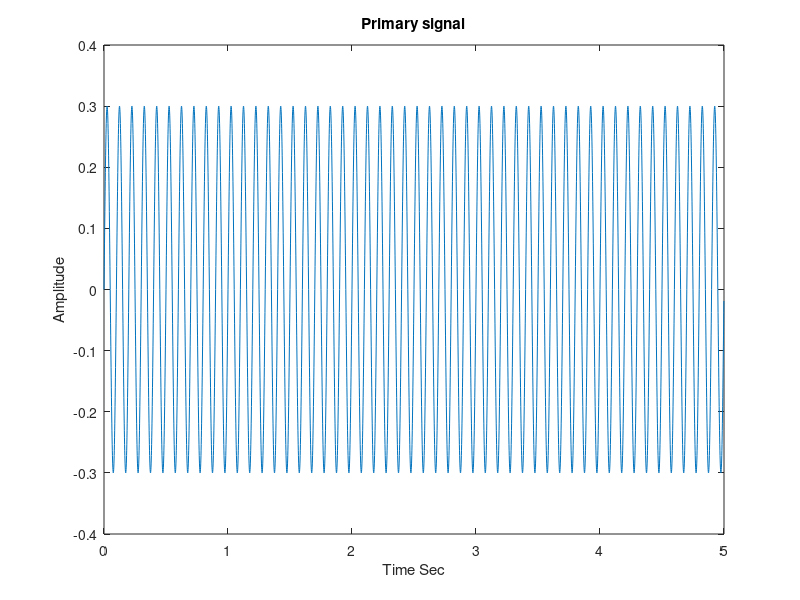
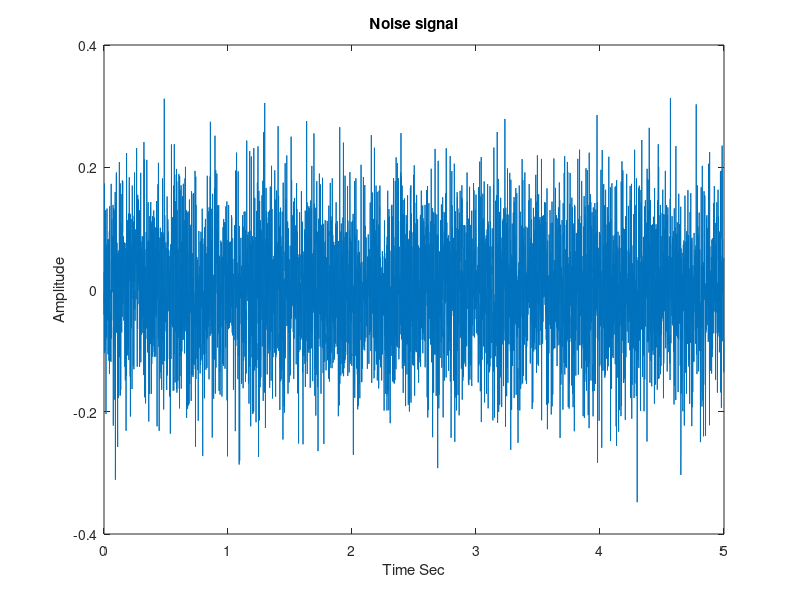
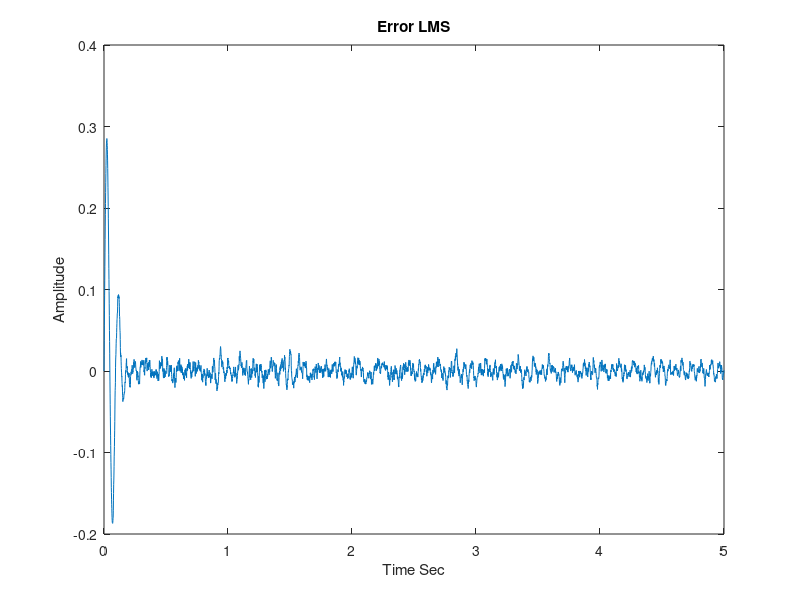
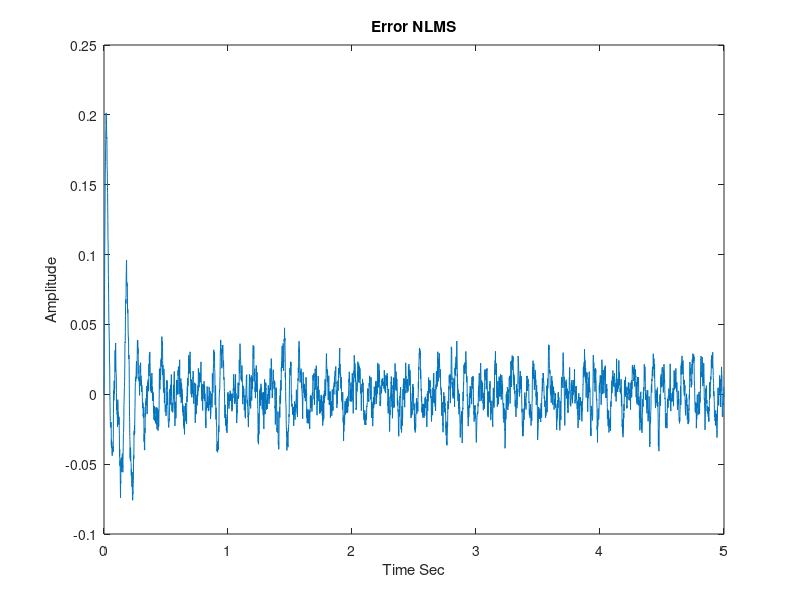

Source code (MATLAB) for these figures, in order:

%% Matlab initialization.
% Clearing all signals and plots

clc
clear all
close all
TRUE  = 1;
FALSE = 0;
color = ['b' 'r' 'g' 'y' 'o'];
%load Wz.mat


%% Global variable initializations
%Initialising signal attributes and  control signals

Fn            = 1000;                    % Frequency of noise required
Fp            = 10;                     % Primary signal frequency
SecPathMdl    = 0.05*ones(1,128);        % Secondary path model
Time          = 5;                       % Total time of the sample signal to process in Sec               
Fs            = 1000;                    % Sampling frequency
Ts            = 1/Fs;                    % Sampling time
FiltOrder     = 128;                     % Filter order
t             = 0:Ts:Time-Ts;            % Impulse train
SigSize       = length(t);               % Signal size for testing
mu            = 0.01;                    % Adaptive algorithm coefficient.
Control       = [1 5];                   % 1 = LMS, 2 = LMS+PID, 3 = FxLMS, 4 = FxLMS + PID, 5 = NLMS, 6 = FxNLMS
AntiPhaseF    = 0.25;                    % Anti - phase factor
Wz            = -0.001 * ones(1,FiltOrder);% Initial filter coefficients ; ones(1,FiltOrder);(0.001*(0:FiltOrder-1));


%Generic session control
DisplayPrimary        = TRUE;           % Display primary signal and noise. 1 = show, 0 = do not show
DisplayPrimDiffSig    = FALSE;           % Display signal difference between signal and noise.
SigAntiphase          = FALSE;           % Primary signal is added with anti - phase of primary noise 
SigPrediction         = FALSE;           % Primary future error will predict based on history


%% Generate the Primary signal ( Audio signal )
% This is the model sigal coming from Audio device

%PrimSig = 0.2 * ( 2*wgn(1,SigSize,0) + randn(1,SigSize));
PrimSig = 0.3 * sin(2*pi*t*Fp);
DesiredSig = PrimSig;
if DisplayPrimary == TRUE
figure
plot(t,PrimSig)
title('Primary signal');xlabel('Time Sec');ylabel('Amplitude');
end 



%% Generate the Primary noise signal
% This is the model sigal coming from primary noise microphone

PrimNoise = 0.015 * ( 3.8 * wgn(1,SigSize,0) + 5 * randn(1,SigSize)  + 15*sin(2*pi*t*Fn));
if DisplayPrimary == TRUE
figure
plot(t,PrimNoise)
title('Noise signal');xlabel('Time Sec');ylabel('Amplitude');
end


%% Generate the difference of noise with primary signal
% For visual inspection

PrimDiffSig = PrimSig - PrimNoise;
if DisplayPrimDiffSig == TRUE
figure
plot(t,PrimSig, 'b');
hold on
plot(t,PrimDiffSig, 'g');
hold off
end

%%
%Primary signal needs to pass through many electronic components so require
%a transfer function ( H ) multiplication to find the desired signal

Tf_num = [8 18 32];
Tf_den = [2 6 14 56];
H = tf(Tf_num, Tf_den, Fs);


%% ANC implementation
% Based on control signal various options will be enabled.

% Anti phase signal
if SigAntiphase == TRUE
    PrimSig = PrimSig - AntiPhaseF * PrimNoise;
end

% Initialse buffer
e = zeros(1, SigSize);                   % Initialise error to zero
Signal = [zeros(1,FiltOrder),PrimSig + PrimNoise];   % Make signal length depend on filter order for calculation
temp = [zeros(1,FiltOrder),PrimSig];

%% ESTIMATE SECONDARY PATH SIGNAL USING LMS %
Sz = SecPathMdl/2;
%run known signal through filter
yp=conv(Sz,PrimSig);
%initalize Sz hat values
Szh=zeros(FiltOrder,1);

%% Signal processing

for i = 1:length(Control)
    % FxLMS init
    if Control(i) == 3 || Control(i) == 6
        Szh=0.01 *ones(1,FiltOrder);
        for n = 1:SigSize
            yvec = Signal(n +FiltOrder -1 : -1 : n); %input has to be in reverse order
            e(n)=yp(n)-Szh*yvec'; %update error
            Szh=Szh+mu*yvec*(e(n)); %update filter coefficient
        end
        SzhInv = abs(ifft(1./abs(fft(Szh))));
    end
    for n = 1:SigSize
        
        %Reversing the signal. Need to treat latest signal value with the
        %leftmost coeffient
        SigVector = Signal( n +FiltOrder -1 : -1 : n); 
        %Normalsed filter coefficient adaption
        if Control(i) == 5 || Control(i) ==6
            mu_n = mu/(0.001 +(SigVector * SigVector'));
        end
        e(n) = DesiredSig(n) - Wz * SigVector';% Update the error
        
        if e(n) > 10
            e(n) =10;
        end
        if e(n) < -10
            e(n) =-10;
        end
        if Control(i) == 1
        Wz = Wz + mu * e(n) * SigVector;
        end
        if Control(i) == 5
            Wz = Wz + mu_n * e(n) * SigVector;
        end
        if Control(i) == 3
            %filter input by learned filter to get x prime
            %FxLMSFilt = conv(0.0005*Szh,SigVector);
            Wz = Wz + 0.0005*mu * SzhInv * e(n);
        end
        if Control(i) == 6
            %FxLMSFilt = conv(0.0005*Szh,SigVector);
            Wz = Wz + 0.0005*mu * SzhInv * e(n);
        end
    end
    %error = Y-(PrimSig + PrimNoise);
    % Quality of the filter is to produce the minimum average error
    Q = mean(abs(e));
    
    %% Display the output
    if Control(i) == 1
        fprintf('Quality of LMS filter is       = %d.\n',Q);
        figure
        plot(t,e); title('Error LMS');xlabel('Time Sec');ylabel('Amplitude');
        hold on
        %plot(t,PrimNoise, 'r');
        hold off
    end
    if Control(i) == 2
        fprintf('Quality of LMS+PID filter is   = %d.\n',Q);
        figure
        plot(t,e); title('Error LMS+PID');xlabel('Time Sec');ylabel('Amplitude');
        hold on
        plot(t,PrimNoise, 'r');
        hold off
    end
    if Control(i) == 3
        fprintf('Quality of FxLMS+PID filter is = %d.\n',Q);
        figure
        plot(t,e); title('Error FxLMS');xlabel('Time Sec');ylabel('Amplitude');
    end
    if Control(i) == 4
        fprintf('Quality of FxLMS+PID filter is = %d.\n',Q);
        figure
        plot(t,e); title('Error FxLMS+PID');xlabel('Time Sec');ylabel('Amplitude');
    end
    if Control(i) == 5
        fprintf('Quality of NLMS filter is = %d.\n',Q);
        figure
        plot(t,e); title('Error NLMS');xlabel('Time Sec');ylabel('Amplitude');
    end
    if Control(i) == 6
        fprintf('Quality of FxNLMS filter is = %d.\n',Q);
        figure
        plot(t,e); title('Error FxNLMS');xlabel('Time Sec');ylabel('Amplitude');
    end
    
end
%%

